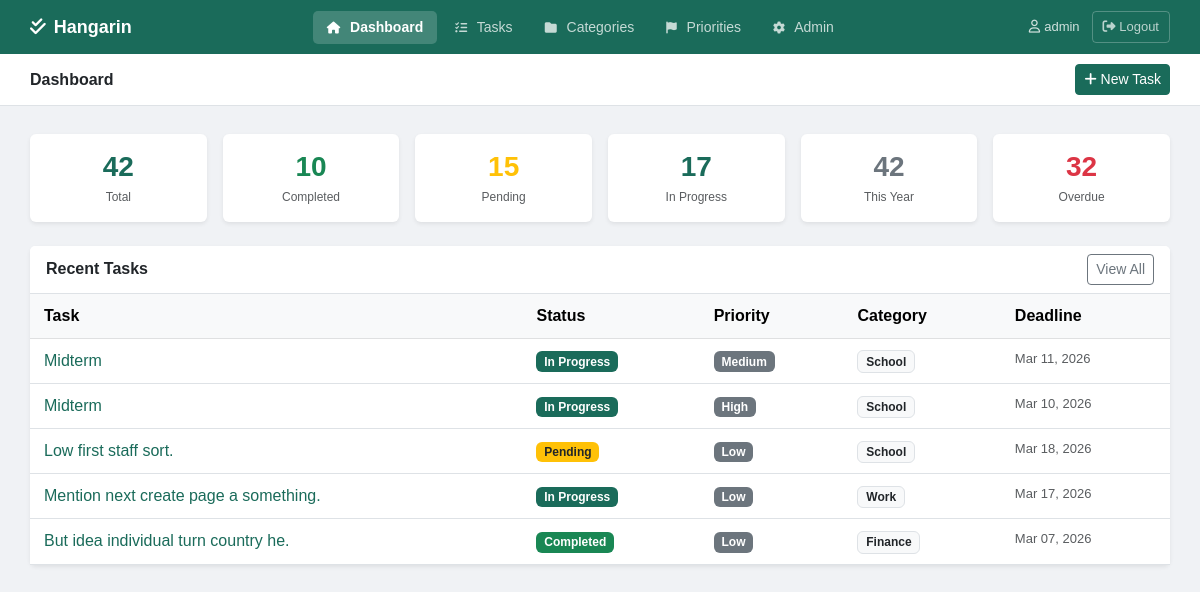
Before: / (signed in) with the older database file.
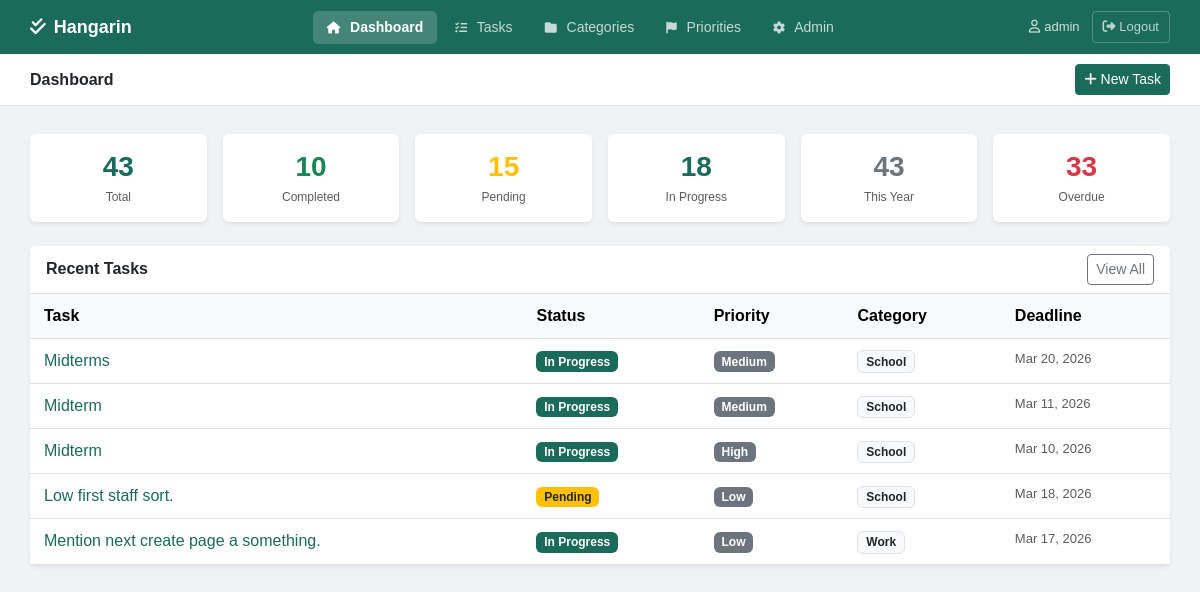
After: the same page with the newer database file.
### tasks/models.py (models this page shows, shortened)
class BaseModel(models.Model):
    created_at = models.DateTimeField(auto_now_add=True)
    updated_at = models.DateTimeField(auto_now=True)
    class Meta:
        abstract = True

class Task(BaseModel):
    STATUS_CHOICES = [
        ("Pending", "Pending"),
        ("In Progress", "In Progress"),
        ("Completed", "Completed"),
    ]
    title = models.CharField(max_length=255)
    description = models.TextField(blank=True, null=True)
    deadline = models.DateTimeField(blank=True, null=True)
    status = models.CharField(
        max_length=50,
        choices=STATUS_CHOICES,
        default="Pending"
    )
    category = models.ForeignKey(Category, on_delete=models.SET_NULL, null=True, blank=True)
    priority = models.ForeignKey(Priority, on_delete=models.SET_NULL, null=True, blank=True)
    user = models.ForeignKey(User, on_delete=models.CASCADE, null=True, blank=True)
    class Meta:
        verbose_name = "Task"
        verbose_name_plural = "Tasks"

class Priority(BaseModel):
    name = models.CharField(max_length=100)
    class Meta:
        verbose_name = "Priority"
        verbose_name_plural = "Priorities"

class Category(BaseModel):
    name = models.CharField(max_length=100)
    class Meta:
        verbose_name = "Category"
        verbose_name_plural = "Categories"

### tasks/views.py (the view)
# urls.py: path('', views.dashboard, name='dashboard'),
@login_required
def dashboard(request):
    user_tasks = Task.objects.all() if request.user.is_superuser else Task.objects.filter(user=request.user)
    total_tasks = user_tasks.count()
    completed_tasks = user_tasks.filter(status='Completed').count()
    pending_tasks = user_tasks.filter(status='Pending').count()
    in_progress_tasks = user_tasks.filter(status='In Progress').count()
    current_year = timezone.now().year
    tasks_this_year = user_tasks.filter(created_at__year=current_year).count()
    recent_tasks = user_tasks.order_by('-created_at')[:5]
    overdue_tasks = user_tasks.filter(
        deadline__lt=timezone.now()
    ).exclude(status='Completed').count()
    context = {
        'total_tasks': total_tasks,
        'completed_tasks': completed_tasks,
        'pending_tasks': pending_tasks,
        'in_progress_tasks': in_progress_tasks,
        'tasks_this_year': tasks_this_year,
        'recent_tasks': recent_tasks,
        'overdue_tasks': overdue_tasks,
        'active_page': 'dashboard',
    }
    return render(request, 'tasks/dashboard.html', context)

### templates/tasks/dashboard.html (shortened to what the changed rows need)
{% extends 'tasks/base.html' %}
{% block content %}
<div class="row g-3 mb-4">
    <div class="col-6 col-md-4 col-lg-2">
        <div class="card text-center h-100 border-0 shadow-sm">
            <div class="card-body py-3">
                <h3 class="fw-bold mb-1" style="color:#1a6b5a;">{{ total_tasks }}</h3>
                <p class="text-muted mb-0" style="font-size:12px;">Total</p>
            </div>
        </div>
    </div>
    <div class="col-6 col-md-4 col-lg-2">
        <div class="card text-center h-100 border-0 shadow-sm">
            <div class="card-body py-3">
                <h3 class="fw-bold mb-1" style="color:#1a6b5a;">{{ in_progress_tasks }}</h3>
                <p class="text-muted mb-0" style="font-size:12px;">In Progress</p>
            </div>
        </div>
    </div>
    <div class="col-6 col-md-4 col-lg-2">
        <div class="card text-center h-100 border-0 shadow-sm">
            <div class="card-body py-3">
                <h3 class="fw-bold mb-1 text-secondary">{{ tasks_this_year }}</h3>
                <p class="text-muted mb-0" style="font-size:12px;">This Year</p>
            </div>
        </div>
    </div>
    <div class="col-6 col-md-4 col-lg-2">
        <div class="card text-center h-100 border-0 shadow-sm">
            <div class="card-body py-3">
                <h3 class="fw-bold mb-1 text-danger">{{ overdue_tasks }}</h3>
                <p class="text-muted mb-0" style="font-size:12px;">Overdue</p>
            </div>
        </div>
    </div>
</div>
<div class="card border-0 shadow-sm">
    <div class="card-body p-0">
        {% if recent_tasks %}
        <div class="table-responsive">
            <table class="table table-hover mb-0">
                <thead class="table-light">
                    <tr>
                        <th>Task</th>
                        <th>Status</th>
                        <th>Priority</th>
                        <th>Category</th>
                        <th>Deadline</th>
                    </tr>
                </thead>
                <tbody>
                    {% for task in recent_tasks %}
                    <tr>
                        <td>
                            <a href="{% url 'task_detail' task.pk %}" class="text-decoration-none fw-medium" style="color:#1a6b5a;">{{ task.title }}</a>
                        </td>
                        <td>
                            {% if task.status == 'Completed' %}<span class="badge bg-success">Completed</span>
                            {% elif task.status == 'In Progress' %}<span class="badge" style="background-color:#1a6b5a;">In Progress</span>
                            {% else %}<span class="badge bg-warning text-dark">Pending</span>{% endif %}
                        </td>
                        <td>
                            {% if task.priority %}<span class="badge bg-secondary">{{ task.priority.name }}</span>
                            {% else %}<span class="text-muted">—</span>{% endif %}
                        </td>
                        <td>
                            {% if task.category %}<span class="badge bg-light text-dark border">{{ task.category.name }}</span>
                            {% else %}<span class="text-muted">—</span>{% endif %}
                        </td>
                        <td class="text-muted" style="font-size:13px;">
                            {% if task.deadline %}{{ task.deadline|date:"M d, Y" }}{% else %}—{% endif %}
                        </td>
                    </tr>
                    {% endfor %}
                </tbody>
            </table>
        </div>
        {% else %}
        <div class="text-center py-5 text-muted">
            <i class="fa-solid fa-inbox fa-2x mb-3 d-block opacity-25"></i>
            <p>No tasks yet. <a href="{% url 'task_create' %}" style="color:#1a6b5a;">Create one!</a></p>
        </div>
        {% endif %}
    </div>
</div>
{% endblock %}

Changed rows visible on the page:
no longer on this page (row unchanged): Task: title "But idea individual turn country he.", status "Completed", priority.name "Low", category.name "Finance", deadline "Mar 07, 2026"
added Task: title "Midterms", status "In Progress", priority.name "Medium", category.name "School", deadline "Mar 20, 2026"
Other visible differences:
{{ total_tasks }}: "42" → "43"
{{ in_progress_tasks }}: "17" → "18"
{{ tasks_this_year }}: "42" → "43"
{{ overdue_tasks }}: "32" → "33"
